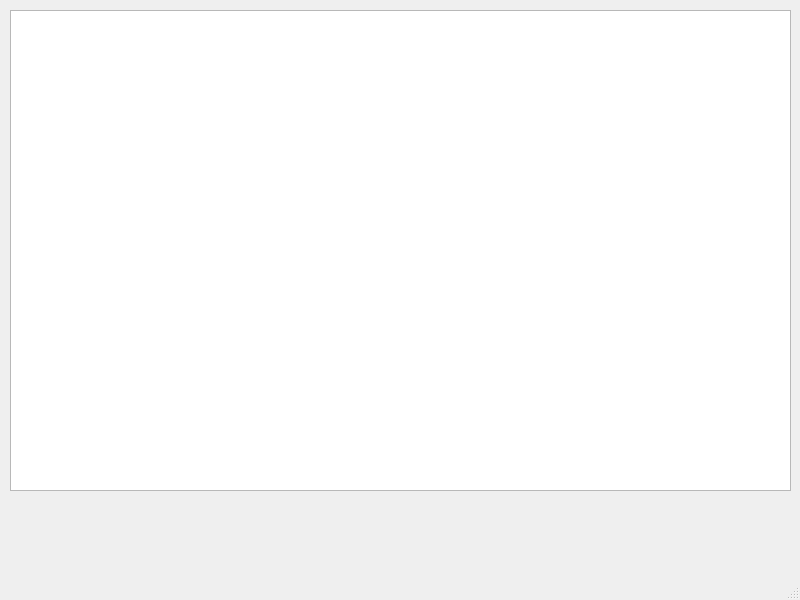
<?xml version="1.0" encoding="UTF-8"?>
<ui version="4.0">
 <class>MainWindow</class>
 <widget class="QMainWindow" name="MainWindow">
  <property name="geometry">
   <rect>
    <x>0</x>
    <y>0</y>
    <width>800</width>
    <height>600</height>
   </rect>
  </property>
  <property name="windowTitle">
   <string>MainWindow</string>
  </property>
  <widget class="QWidget" name="centralwidget">
   <widget class="QTableView" name="tableView">
    <property name="geometry">
     <rect>
      <x>10</x>
      <y>10</y>
      <width>781</width>
      <height>481</height>
     </rect>
    </property>
   </widget>
  </widget>
  <widget class="QMenuBar" name="menubar">
   <property name="geometry">
    <rect>
     <x>0</x>
     <y>0</y>
     <width>800</width>
     <height>21</height>
    </rect>
   </property>
  </widget>
  <widget class="QStatusBar" name="statusbar"/>
 </widget>
 <resources/>
 <connections/>
</ui>
